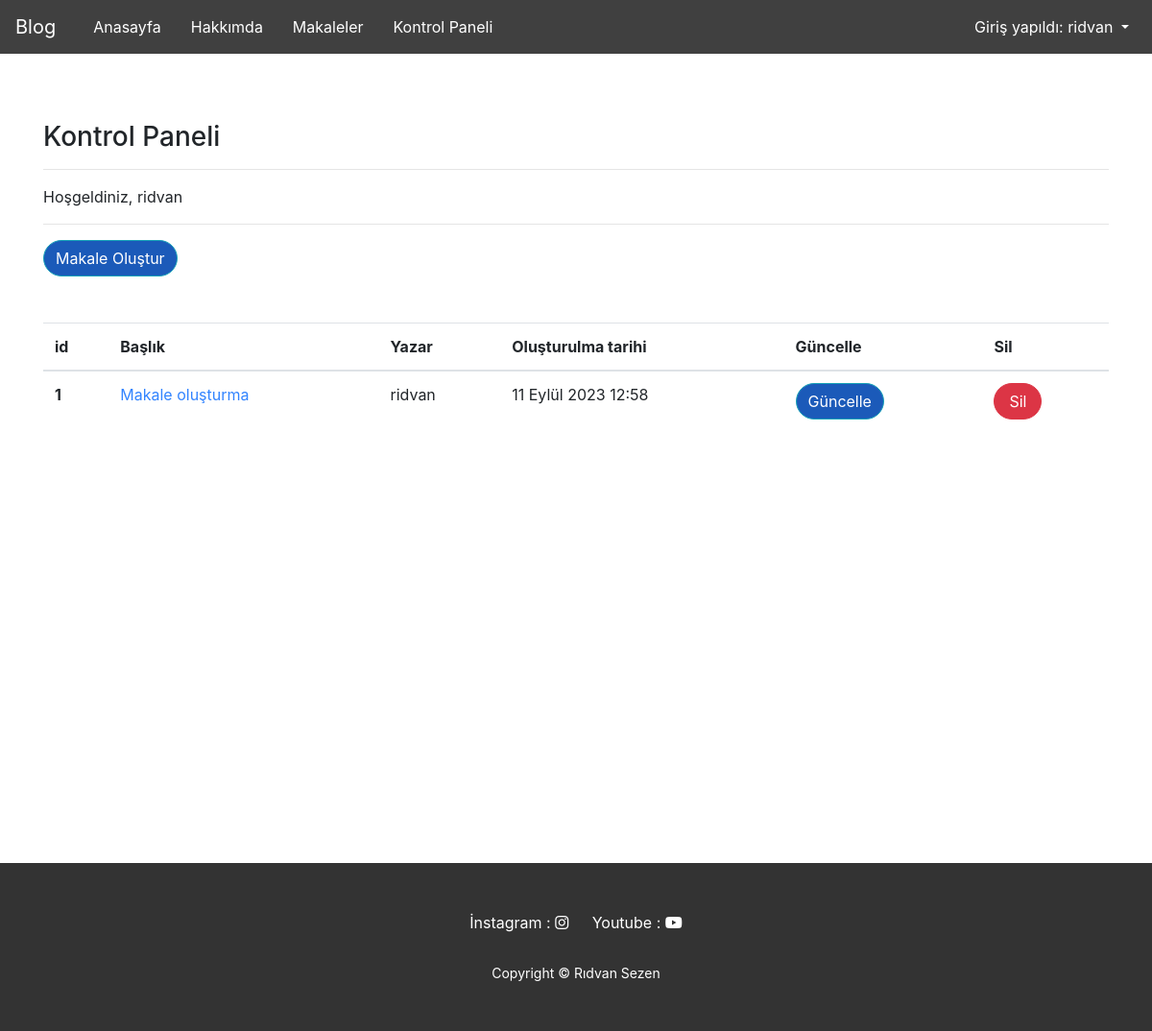
Page /articles/dashboard/ (signed in) on the earlier database version.
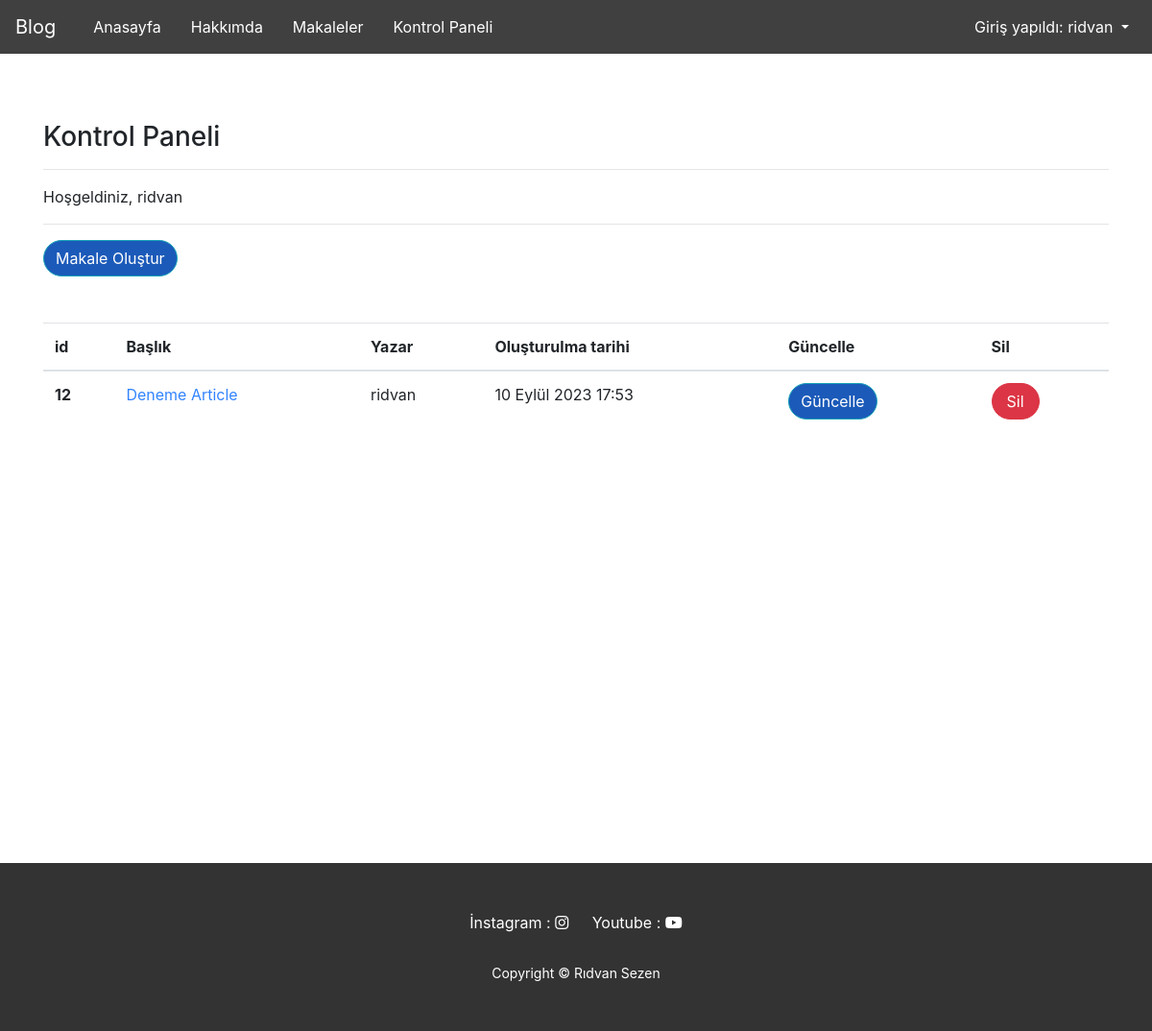
Same page on the later database version.
### article/models.py (models this page shows, shortened)
class Article(models.Model):
    author = models.ForeignKey("auth.User", on_delete= models.CASCADE, verbose_name="Yazar")
    title = models.CharField(max_length= 50, verbose_name="Başlık")
    description = RichTextField(max_length=10000, verbose_name="Açıklama")
    created_date = models.DateTimeField(auto_now_add=True, verbose_name="Oluşturulma tarihi")
    article_image = models.FileField(blank = True,null = True,verbose_name="Dosya Ekle")
    class Meta:
        ordering = ["created_date"]

### article/views.py (the view)
# urls.py: path('dashboard/', views.dashboard, name="dashboard" ),
def dashboard(request):
    if not request.user.is_authenticated:
        messages.info(request, "Bu sayfaya erişmek için giriş yapmalısınız.")
        return redirect("user:loginUser")
    articles = Article.objects.filter(author = request.user)
    context = {
        "articles":articles,
    }
    return render(request, "articles/dashboard.html", context)

### templates/articles/dashboard.html (shortened to what this page needs)
{% extends 'layout.html' %}
{% block body %}
    <h3 class="about-text">Kontrol Paneli</h3>
    <hr>
    <p>Hoşgeldiniz, {{user.username}}</p>
    <hr>
    <a class="btn btn-info dashboard-button" href="/articles/addarticle">Makale Oluştur</a>
    <br><br><br>
    {% if articles %}
    <table style="margin-bottom: 150px;" class="table">
        <thead>
          <tr>
            <th scope="col">id</th>
            <th scope="col">Başlık</th>
            <th scope="col">Yazar</th>
            <th scope="col">Oluşturulma tarihi</th>
            <th scope="col">Güncelle</th>
            <th scope="col">Sil</th>
          </tr>
        </thead>
        <tbody>
            {% for article in articles %}
                <tr>
                    <th scope="row">{{article.id}}</th>
                    <td><a href="/articles/article/{{article.id}}" class="about-link">{{article.title}}</a></td>
                    <td>{{article.author.username}}</td>
                    <td>{{article.created_date}}</td>
                    <td><a href="/articles/update/{{article.id}}" class="btn btn-info dashboard-button">Güncelle</a></td>
                    <td><a href="#" class="btn btn-danger dashboard-button-delete" onclick="confirmDelete('{{ article.id }}')">Sil</a></td>
                </tr>
            {% endfor %}
        </tbody>
      </table>
      {% else %}
            <div class="alert alert-danger">
                Henüz bir makaleniz bulunmuyor...
            </div>
    {% endif %}
{% endblock body %}

Differences in the rows shown:
removed Article: id "1", title "Makale oluşturma", author.username "ridvan", created_date "11 Eylül 2023 12:58"
added Article: id "12", title "Deneme Article", author.username "ridvan", created_date "10 Eylül 2023 17:53"
